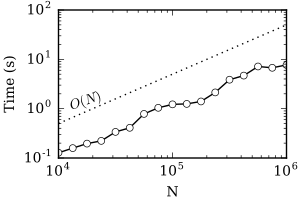

Source code (Python):
# coding: utf-8

import sys
import numpy
from matplotlib import pyplot, rcParams
from matplotlib.backends.backend_pdf import FigureCanvasPdf

rcParams['font.family'] = 'serif'
rcParams['font.size'] = '10'

# open the result file
result = open(sys.argv[1])

# set up data
N, t = numpy.loadtxt(result, dtype=float, unpack=True)

# set up plot
fig = pyplot.figure(figsize=(3,2), dpi=80)
ax = fig.add_subplot(111)


# plot log-log
ax.loglog(N,t,color='k',marker='o', ms=5, mfc='w')
ax.loglog(N,N/20000,color='k', ls=':', ms=5, mfc='w')
loc = (3*N[0]+N[1])/4

# text of plot
tex_loc = numpy.array((loc,N[0]*t[0]/loc)) * 1.2
tex_angle = numpy.arctan2(numpy.log(abs(N[-1]/10000-N[0]/10000)),numpy.log(abs(N[-1]-N[0])))*180/numpy.pi
ax.text(tex_loc[0], 6.5*tex_loc[1],r'$O(N)$',fontsize=10,rotation=tex_angle,rotation_mode='anchor')

# axis labels
ax.set_ylabel('Time (s)', fontsize=10)
ax.set_xlabel('N', fontsize=10)
fig.subplots_adjust(left=0.195, bottom=0.21, right=0.955, top=0.95)
canvas = FigureCanvasPdf(fig)

# plot to pdf
canvas.print_figure('FMMScaling.pdf',dpi=80)
